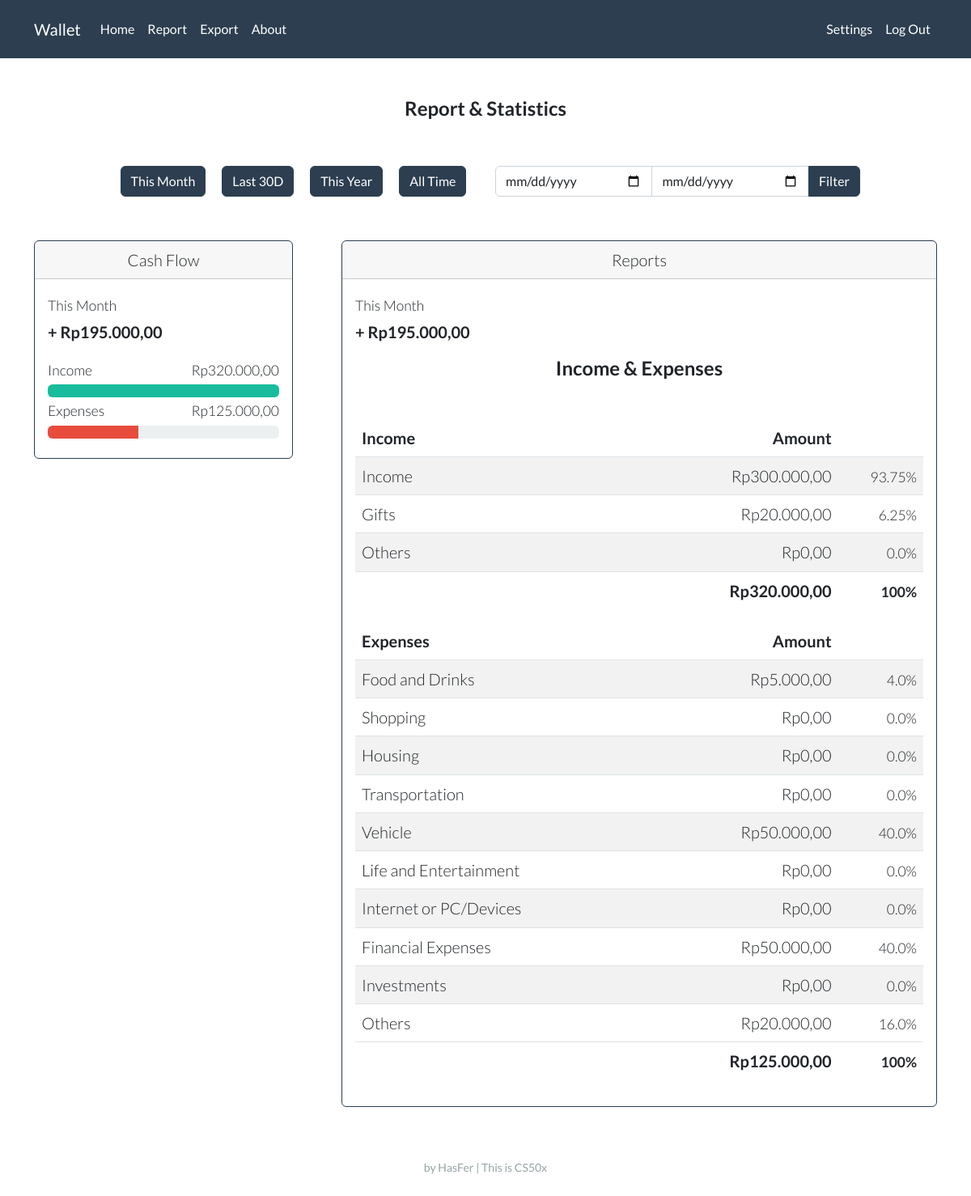
Page /report (signed in) on the committed database.
### tables this page shows
CREATE TABLE account (
                category TEXT,
                name TEXT
                );

### report.py (the view, shortened to what this page needs)
@report_page.route("/report", methods=["GET", "POST"])
@login_required
def report():
    con, cur = connect_db()
    if request.form.get('filter_btn') == 'This Month' or request.method == "GET":
        year_now = str(datetime.now().year)
        month_now = str(datetime.now().month)
        date_filter = year_now + '%' + month_now + '%'
        label = 'This Month'
    elif request.form.get('filter_btn') == 'All Time':
        date_filter = '%'
        label = 'All Time'
    elif request.form.get('filter_btn') == 'This Year':
        year_now = str(datetime.now().year)
        date_filter = year_now + '%'
        label = 'This Year'
    elif request.form.get('filter_btn') == 'Last 30D':
        label = "Last 30 Days"
    elif request.form.get('filter_btn') == 'between':
        start_date = request.form.get('start_date')
        end_date = request.form.get('end_date')
        label = 'Between ' + start_date + ' and ' + end_date
    else:
        date_filter = '0'
        label = None
    if request.form.get('filter_btn') == 'between':
        res = cur.execute("SELECT account_name, amount FROM records WHERE user_id = ? AND account_category = ? AND date BETWEEN ? AND ?",
                            (session["user_id"], "Income", start_date, end_date))
        income_name_amount = list(res.fetchall())
        res = cur.execute("SELECT account_name, amount FROM records WHERE user_id = ? AND account_category = ? AND date BETWEEN ? AND ?",
                            (session["user_id"], "Expense", start_date, end_date))
        expense_name_amount = list(res.fetchall())
    else:
        res = cur.execute("SELECT account_name, amount FROM records WHERE user_id = ? AND account_category = ? AND date LIKE ?",
                            (session["user_id"], "Income", date_filter))
        income_name_amount = list(res.fetchall())
        res = cur.execute("SELECT account_name, amount FROM records WHERE user_id = ? AND account_category = ? AND date LIKE ?",
                            (session["user_id"], "Expense", date_filter))
        expense_name_amount = list(res.fetchall())
    income_list_totalamount, expense_list_totalamount = account_name_list('', 0.0)
    for i in income_name_amount:
        for j in income_list_totalamount:
            if i[0] == j[0]:
                j[1] += i[1]
    total_income = 0
    for i in income_list_totalamount:
        total_income += i[1]
    for i in expense_name_amount:
        for j in expense_list_totalamount:
            if i[0] == j[0]:
                j[1] += i[1]
    total_expense = 0
    for i in expense_list_totalamount:
        total_expense += i[1]
    j = 0
    for i in income_list_totalamount:
        try:
            income_list_totalamount[j].append(round(i[1] / total_income * 100, 2))
        except ZeroDivisionError:
            income_list_totalamount[j].append(0)
        j += 1
    j = 0
    for i in expense_list_totalamount:
        try:
            expense_list_totalamount[j].append(round(i[1] / total_expense * 100, 2))
        except ZeroDivisionError:
            expense_list_totalamount[j].append(0)
        j += 1
    income_list_amount_f = list(income_list_totalamount)
    i = 0
    length = len(income_list_amount_f)
    while i < length:
        income_list_amount_f[i][1] = idr(income_list_amount_f[i][1])
        i += 1
    expense_list_amount_f = list(expense_list_totalamount)
    i = 0
    length = len(expense_list_amount_f)
    while i < length:
        expense_list_amount_f[i][1] = idr(expense_list_amount_f[i][1])
        i += 1
    total_income_f = idr(total_income)
    total_expense_f = idr(total_expense)
    if total_income > total_expense:
        income_percent = 100
        try:
            expense_percent = round(total_expense / total_income, 2) * 100
        except ZeroDivisionError:
            expense_percent = 0
        diff = "+ " + idr(total_income - total_expense)
    else:
        income_percent = 100
        expense_percent = 100
        diff = idr(0)
    con.close()
    return render_template("report.html", total_income_f=total_income_f, total_expense_f=total_expense_f, diff=diff, income_percent=income_percent, expense_percent=expense_percent, income_list_amount_f=income_list_amount_f, expense_list_amount_f=expense_list_amount_f, label=label)

### helpers.py (called while the page is built)
def login_required(f):
    @wraps(f)
    def decorated_function(*args, **kwargs):
        if session.get("user_id") is None:
            return redirect("/login")
        return f(*args, **kwargs)
    return decorated_function

def connect_db(db="wallet.db"):
    con = sqlite3.connect(db)
    cur = con.cursor()
    return con, cur

def idr(value):
    value = f"Rp{value:,.2f}"
    rupiah = value.replace(".", "#")
    rupiah = rupiah.replace(",", ".")
    rupiah = rupiah.replace("#", ",")
    return rupiah

def account_name_list(selected='', plug=''):
    con, cur = connect_db()
    res = cur.execute("SELECT * FROM account")
    income_list = []
    expense_list = []
    for i in res:
        if i[0] == 'Income':
            if i[1] == selected:
                income_list.append([i[1], 'selected'])
            else:
                income_list.append([i[1], plug])
        else:
            if i[1] == selected:
                expense_list.append([i[1], 'selected'])
            else:
                expense_list.append([i[1], plug])
    con.close()
    return income_list, expense_list

### templates/report.html (shortened to what this page needs)
{% extends "layout.html" %}
{% block main %}
<h4 class="mb-5 fw-bold">Report & Statistics</h4>
<div class="row">
    <div class="col-lg-1 mb-3"></div>
    <div class="col-lg-5 mb-3">
        <form action="/report" method="post">
            <button name="filter_btn" value="This Month" type="submit" class="btn btn-primary m-2">This Month</button>
            <button name="filter_btn" value="Last 30D" type="submit" class="btn btn-primary m-2">Last 30D</button>
            <button name="filter_btn" value="This Year" type="submit" class="btn btn-primary m-2">This Year</button>
            <button name="filter_btn" value="All Time" type="submit" class="btn btn-primary m-2">All Time</button>
        </form>
    </div>
    <div class="col-lg-5">
        <form action="/report" method="post">
            <div class="input-group mb-3">
                <input name="start_date" type="date" class="form-control mt-2">
                <input name="end_date" type="date" class="form-control mt-2">
                <button name="filter_btn" value="between" class="btn btn-primary mt-2" type="submit" id="button-addon2">Filter</button>
            </div>
        </form>
    </div>
</div>
<br>
<div class="row">
    <div class="col-lg-4">
        <div class="card border-primary mb-3" style="max-width: 20rem;">
            <div class="card-header">Cash Flow</div>
            <div class="card-body">
                <p class="mb-1 text-start"><small>{{ label }}</small></p>
                <p class="card-text text-start"><span class="fw-bold">{{ diff }}</span></p>
                <p class="mb-1 text-start"><small>
                    Income
                    <span class="mt-1" style="float:right;">{{ total_income_f }}</span>
                </small></p>
                <div class="progress">
                    <div class="progress-bar bg-success" role="progressbar" style="width: {{ income_percent }}%;" aria-valuenow="{{ income_percent }}" aria-valuemin="0" aria-valuemax="100"></div>
                </div>
                <p class="mb-1 text-start"><small>
                        Expenses
                        <span class="mt-1" style="float:right;">{{ total_expense_f }}</span>
                </small></p>
                <div class="progress">
                    <div class="progress-bar bg-danger" role="progressbar" style="width: {{ expense_percent }}%;" aria-valuenow="{{ expense_percent }}" aria-valuemin="0" aria-valuemax="100"></div>
                </div>
            </div>
        </div>
    </div>
    <div class="col-lg-8">
        <div class="card border-primary mb-3">
            <div class="card-header">Reports</div>
            <div class="card-body">
                <p class="mb-1 text-start"><small>{{ label }}</small></p>
                <p class="card-text text-start"><span class="fw-bold">{{ diff }}</span></p>
                <h4 class="mb-5 fw-bold">Income & Expenses</h4>
                <table class="table table-striped">
                    <thead>
                        <tr>
                            <th class="text-start">Income</th>
                            <th class="text-end">Amount</th>
                            <th class="text-end" style="width:15%;"></th>
                        </tr>
                    </thead>
                    <tbody>
                        {% for i in income_list_amount_f %}
                        <tr>
                            <td class="text-start">{{ i[0] }}</td>
                            <td class="text-end">{{ i[1] }}</td>
                            <td class="text-end"><small>{{ i[2] }}%</small></td>
                        </tr>
                        {% endfor %}
                    </tbody>
                    <tfoot>
                        <tr>
                            <td class="border-0"></td>
                            <td class="border-0 fw-bold text-end">{{ total_income_f }}</td>
                            <td class="border-0 fw-bold text-end"><small>100%</small></td>
                        </tr>
                    </tfoot>
                </table>
                <table class="table table-striped">
                    <thead>
                        <tr>
                            <th class="text-start">Expenses</th>
                            <th class="text-end">Amount</th>
                            <th class="text-end" style="width:15%;"></th>
                        </tr>
                    </thead>
                    <tbody>
                        {% for i in expense_list_amount_f %}
                        <tr>
                            <td class="text-start">{{ i[0] }}</td>
                            <td class="text-end">{{ i[1] }}</td>
                            <td class="text-end"><small>{{ i[2] }}%</small></td>
                        </tr>
                        {% endfor %}
                    </tbody>
                    <tfoot>
                        <tr>
                            <td class="border-0"></td>
                            <td class="border-0 fw-bold text-end">{{ total_expense_f }}</td>
                            <td class="border-0 fw-bold text-end"><small>100%</small></td>
                        </tr>
                    </tfoot>
                </table>
            </div>
        </div>
    </div>
</div>
{% endblock %}

### rows in the picture
account: name "Income", i "Rp300.000,00", i "93.75"
account: name "Gifts", i "Rp20.000,00", i "6.25"
account: name "Others", i "Rp0,00", i "0.0"
account: name "Food and Drinks", i "Rp5.000,00", i "4.0"
account: name "Shopping", i "Rp0,00", i "0.0"
account: name "Housing", i "Rp0,00", i "0.0"
account: name "Transportation", i "Rp0,00", i "0.0"
account: name "Vehicle", i "Rp50.000,00", i "40.0"
account: name "Life and Entertainment", i "Rp0,00", i "0.0"
account: name "Internet or PC/Devices", i "Rp0,00", i "0.0"
account: name "Financial Expenses", i "Rp50.000,00", i "40.0"
account: name "Investments", i "Rp0,00", i "0.0"
account: name "Others", i "Rp20.000,00", i "16.0"

### other values in the picture
{{ label }} "This Month"
{{ diff }} "+ Rp195.000,00"
{{ total_income_f }} "Rp320.000,00"
{{ total_expense_f }} "Rp125.000,00"
